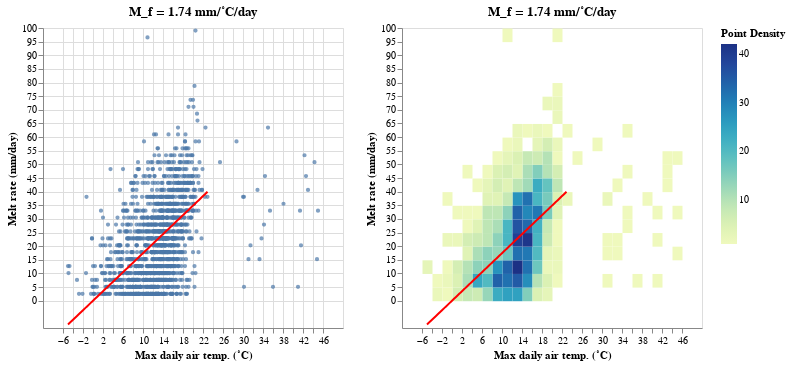

The code cell stored with this chart in its notebook:
### Code cell
# Load data
df_schofield_longterm = pd.read_csv('/Users/clintonalden/Documents/grad_school/cewa568_W25/data/schofield_longterm.csv')
df_butte_longterm = pd.read_csv('/Users/clintonalden/Documents/grad_school/cewa568_W25/data/butte_longterm.csv')

def M_f_calc(df):
    df['datetime'] = pd.to_datetime(df['datetime'])
    df['year'] = df['datetime'].dt.year
    df['date_no_year'] = df['datetime'].apply(lambda dt: dt.replace(year=1999) if dt.month in [10,11,12] else dt.replace(year=2000))

    delta_swe = df.groupby('year').apply(lambda df: df.set_index('datetime')[['SWE']].diff())
    delta_swe = delta_swe.rename(columns={'SWE': 'Delta SWE'})

    delta_swe = delta_swe[delta_swe.index.get_level_values(1).month > 3] 
    delta_swe = delta_swe[delta_swe.index.get_level_values(1).month < 7]
    delta_swe = delta_swe[delta_swe['Delta SWE'] < 0]
    delta_swe['MELT RATE'] = - delta_swe['Delta SWE']

    delta_swe = delta_swe.reset_index().set_index('datetime').join(
        df.set_index('datetime')[['MAX AIR TEMP', 'PRECIPITATION']]
    )

    delta_swe['Delta SWE'] = (delta_swe['Delta SWE'].values * units('inches')).to(units('millimeters')).magnitude
    delta_swe['MAX AIR TEMP'] = (delta_swe['MAX AIR TEMP'].values * units('degF')).to(units('degC')).magnitude
    delta_swe['PRECIPITATION'] = (delta_swe['PRECIPITATION'].values * units('inches')).to(units('millimeters')).magnitude
    delta_swe['MELT RATE'] = (delta_swe['MELT RATE'].values * units('inches')).to(units('millimeters')).magnitude

    # filter data points
    src = delta_swe[delta_swe['MAX AIR TEMP'] < 25]

    # Perform linear regression with zero intercept
    x = src['MAX AIR TEMP']
    y = src['MELT RATE']
    DEGREE_DAY_FACTOR = np.sum(x * y) / np.sum(x * x)

    # Create the plot for the line of best fit
    # Line of best fit using the slope (DEGREE_DAY_FACTOR) and zero intercept
    line = alt.Chart(src).mark_line(color='red').encode(
        alt.X('MAX AIR TEMP:Q'),
        alt.Y('MELT RATE:Q')
    ).transform_calculate(
        "MELT RATE", f"{DEGREE_DAY_FACTOR} * datum['MAX AIR TEMP']"
    )

    # Add it to the charts above.
    chart_scatter = alt.Chart(delta_swe).mark_point(size=5).encode(
        alt.X('MAX AIR TEMP:Q').title('Max daily air temp. (˚C)'),
        alt.Y('MELT RATE:Q').title('Melt rate (mm/day)')
    )
    chart_2d_histogram = alt.Chart(delta_swe).mark_rect().encode(
        alt.X('MAX AIR TEMP:Q', bin=alt.Bin(maxbins=30)).title('Max daily air temp. (˚C)'),
        alt.Y('MELT RATE:Q', bin=alt.Bin(maxbins=30)).title('Melt rate (mm/day)'),
        alt.Color('count()').title('Point Density')
    )
    combined_chart = (
        (chart_scatter + line).properties(title=f'M_f = {round(DEGREE_DAY_FACTOR,2)} mm/˚C/day')  
        | 
        (chart_2d_histogram + line).properties(title=f'M_f = {round(DEGREE_DAY_FACTOR,2)} mm/˚C/day')
    ).resolve_scale(x='shared', y='shared')

    # Display the combined chart inline in a Jupyter Notebook
    combined_chart.display()


M_f_calc(df_schofield_longterm)
print('M_f for Schofield: 1.74mm/˚C/day')

# print('M_f for Butte:')
# M_f_calc(df_butte_longterm)

### Figure 1 — Vega-Lite specification as saved in the notebook (floating-point values rounded to 4 significant figures; data arrays with more than 128 entries replaced by an {"elided": "..."} marker saying what was removed)
{"config": {"view": {"continuousWidth": 300, "continuousHeight": 300}}, "hconcat": [{"layer": [{"data": {"name": "data-e3ddbd306e6ad7cdbf7cc48e21992024"}, "mark": {"type": "point", "size": 5}, "encoding": {"x": {"field": "MAX AIR TEMP", "title": "Max daily air temp. (˚C)", "type": "quantitative"}, "y": {"field": "MELT RATE", "title": "Melt rate (mm/day)", "type": "quantitative"}}}, {"data": {"name": "data-9d74cde76da78e8172bae093c4d5d6fb"}, "mark": {"type": "line", "color": "red"}, "encoding": {"x": {"field": "MAX AIR TEMP", "type": "quantitative"}, "y": {"field": "MELT RATE", "type": "quantitative"}}, "transform": [{"calculate": "1.7433917430967198 * datum['MAX AIR TEMP']", "as": "MELT RATE"}]}], "title": "M_f = 1.74 mm/˚C/day"}, {"layer": [{"data": {"name": "data-e3ddbd306e6ad7cdbf7cc48e21992024"}, "mark": {"type": "rect"}, "encoding": {"color": {"aggregate": "count", "title": "Point Density", "type": "quantitative"}, "x": {"bin": {"maxbins": 30}, "field": "MAX AIR TEMP", "title": "Max daily air temp. (˚C)", "type": "quantitative"}, "y": {"bin": {"maxbins": 30}, "field": "MELT RATE", "title": "Melt rate (mm/day)", "type": "quantitative"}}}, {"data": {"name": "data-9d74cde76da78e8172bae093c4d5d6fb"}, "mark": {"type": "line", "color": "red"}, "encoding": {"x": {"field": "MAX AIR TEMP", "type": "quantitative"}, "y": {"field": "MELT RATE", "type": "quantitative"}}, "transform": [{"calculate": "1.7433917430967198 * datum['MAX AIR TEMP']", "as": "MELT RATE"}]}], "title": "M_f = 1.74 mm/˚C/day"}], "resolve": {"scale": {"x": "shared", "y": "shared"}}, "$schema": "https://vega.github.io/schema/vega-lite/v5.8.0.json", "datasets": {"data-e3ddbd306e6ad7cdbf7cc48e21992024": {"elided": "1546 records"}, "data-9d74cde76da78e8172bae093c4d5d6fb": {"elided": "1486 records"}}}
